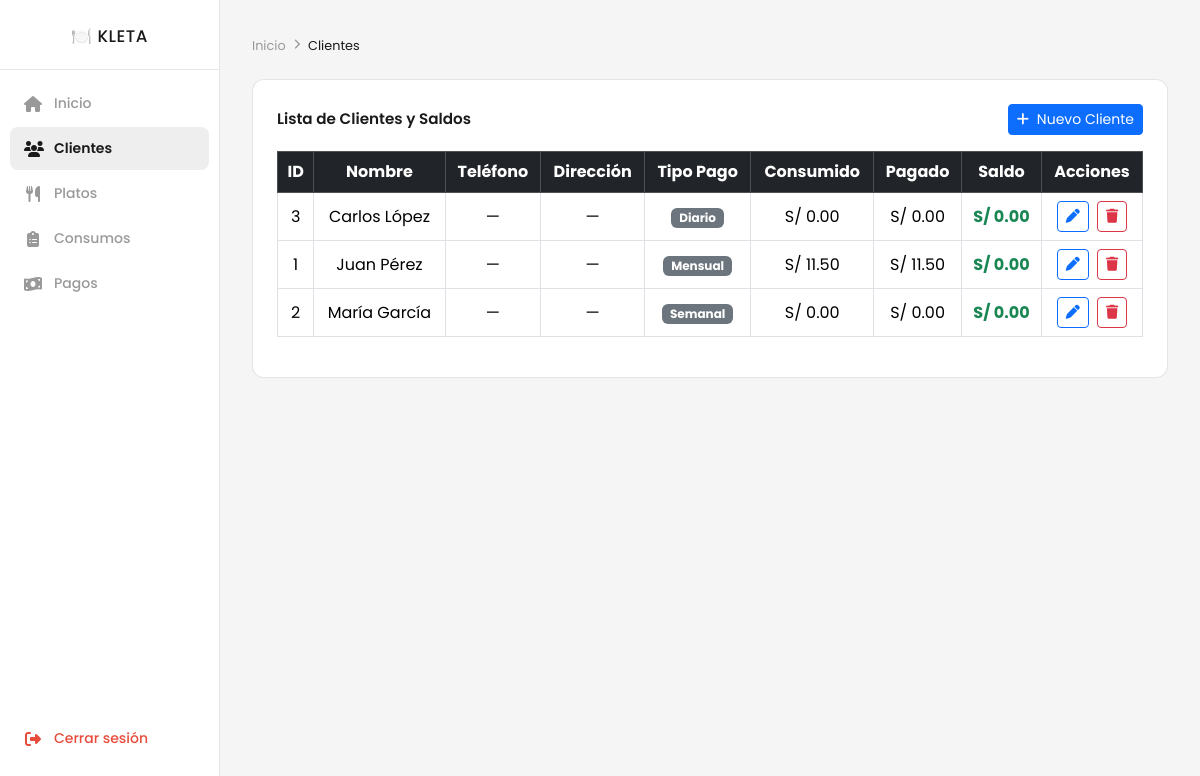
Before: /clientes (signed in) with the older database file.
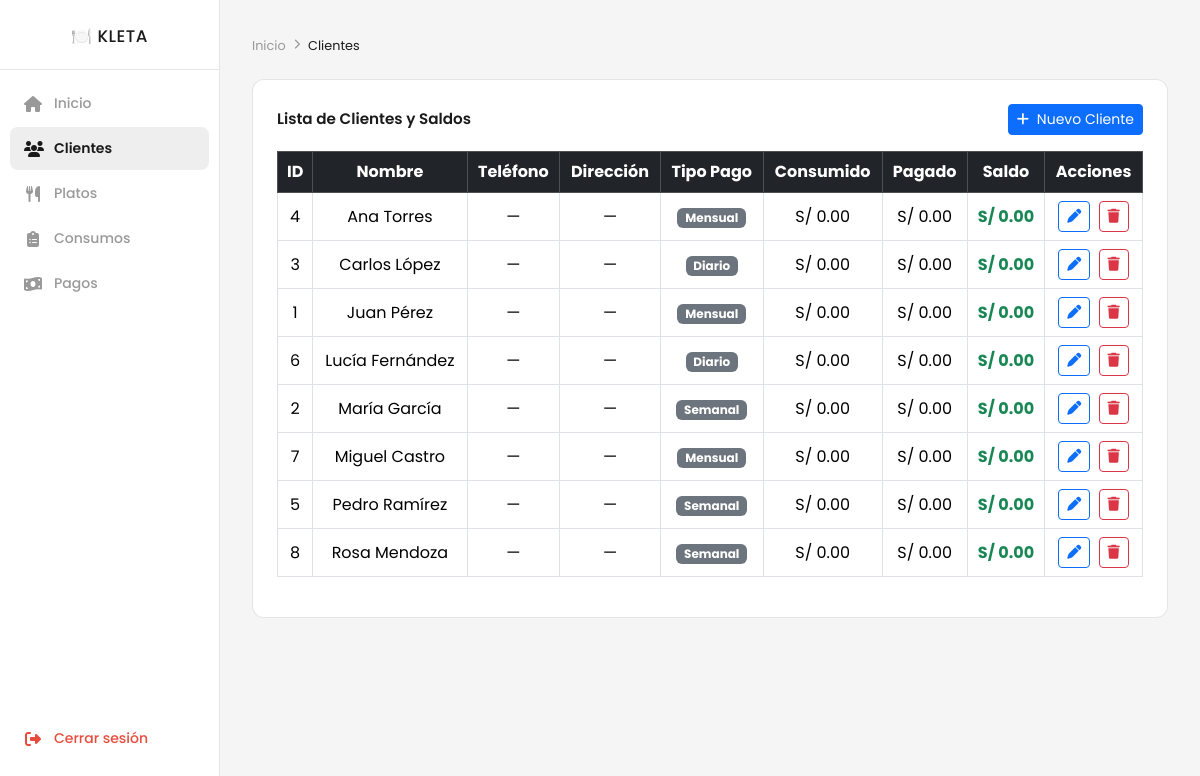
After: the same page with the newer database file.
### tables this page shows
CREATE TABLE clientes (
    id         INT AUTO_INCREMENT PRIMARY KEY,
    nombre     VARCHAR(100) NOT NULL,
    telefono   VARCHAR(15),
    direccion  VARCHAR(200),
    tipo_pago  ENUM('diario', 'semanal', 'mensual') NOT NULL DEFAULT 'diario',
    creado_en  TIMESTAMP DEFAULT CURRENT_TIMESTAMP
);

### app/core/Controller.php (called while the page is built, shortened)
<?php
class Controller {
    protected function view(string $vista, array $datos = []): void {
        extract($datos);
        require_once __DIR__ . '/../views/' . $vista . '.php';
    }
}

### app/controllers/ClientesController.php (called while the page is built, shortened)
<?php
require_once __DIR__ . '/../core/Controller.php';
require_once __DIR__ . '/../models/Cliente.php';
class ClientesController extends Controller {
    public function index(): void {
        $clientes = (new Cliente())->obtenerSaldos();
        $this->view('clientes/index', [
            'usuario'  => $_SESSION['usuario'],
            'clientes' => $clientes,
        ]);
    }
}

### app/core/Router.php (called while the page is built, shortened)
<?php
class Router {
    public function run(): void {
        $url = $_GET['url'] ?? '';
        $url = filter_var(trim($url, '/'), FILTER_SANITIZE_URL);
        $partes = explode('/', $url);
        $metodo = !empty($partes[1]) ? $partes[1] : 'index';
        $params  = array_slice($partes, 2);
        $controller = new $nombreController();
        $controller->$metodo(...$params);
    }
}

### app/core/App.php (called while the page is built, shortened)
<?php
require_once __DIR__ . '/Router.php';
class App {
    public function run(): void {
        $router = new Router();
        $router->run();
    }
}

### app/index.php (called while the page is built, shortened)
<?php
require_once __DIR__ . '/core/App.php';
(new App())->run();

### app/core/Database.php (called while the page is built)
<?php
class Database {
    private static ?PDO $connection = null;
    public static function getConnection(): PDO {
        if (self::$connection === null) {
            $dns = "mysql:host=" . DB_HOST . ";port=" . DB_PORT . ";dbname=" . DB_NAME . ";charset=utf8mb4";
            self::$connection = new PDO($dns, DB_USER, DB_PASS, [
                PDO::ATTR_ERRMODE            => PDO::ERRMODE_EXCEPTION,
                PDO::ATTR_DEFAULT_FETCH_MODE => PDO::FETCH_ASSOC,
            ]);
        }
        return self::$connection;
    }
}

### app/models/Cliente.php (called while the page is built, shortened)
<?php
require_once __DIR__ . '/../core/Database.php';
class Cliente {
    private PDO $db;
    public function __construct() {
        $this->db = Database::getConnection();
    }
    public function obtenerSaldos(): array {
        $sql = "
            SELECT
                c.id,
                c.nombre,
                c.tipo_pago,
                COALESCE(SUM(cn.cantidad * cn.precio_unit), 0)  AS total_consumido,
                COALESCE((SELECT SUM(p.monto) FROM pagos p WHERE p.cliente_id = c.id), 0) AS total_pagado,
                COALESCE(SUM(cn.cantidad * cn.precio_unit), 0)
                    - COALESCE((SELECT SUM(p.monto) FROM pagos p WHERE p.cliente_id = c.id), 0) AS saldo_pendiente
            FROM clientes c
            LEFT JOIN consumos cn ON cn.cliente_id = c.id
            GROUP BY c.id, c.nombre, c.tipo_pago
            ORDER BY c.nombre ASC
        ";
        $stmt = $this->db->prepare($sql);
        $stmt->execute();
        return $stmt->fetchAll();
    }
}

### app/views/clientes/index.php (the view, shortened to what this page needs)
<!DOCTYPE html>
<html lang="es">
<head>
    <link rel="stylesheet" href="https://cdnjs.cloudflare.com/ajax/libs/font-awesome/6.7.2/css/all.min.css">
    <link rel="stylesheet" href="https://cdn.jsdelivr.net/npm/bootstrap@5.3.8/dist/css/bootstrap.min.css">
    <link rel="stylesheet" href="<?php echo BASE_URL; ?>/public/css/dashboard.css">
</head>
<body>
<?php include __DIR__ . '/../layouts/sidebar.php'; ?>
<main>
    <nav class="breadcrumb">
        <span>Inicio</span>
        <i class="fa-solid fa-chevron-right"></i>
        <span id="breadcrumb-page">Clientes</span>
    </nav>
    <div class="main-content">
        <div class="d-flex justify-content-between align-items-center mb-3">
            <p class="mb-0">Lista de Clientes y Saldos</p>
            <a href="<?php echo BASE_URL; ?>/clientes/crear" class="btn btn-sm btn-primary">
                <i class="fa-solid fa-plus me-1"></i> Nuevo Cliente
            </a>
        </div>
        <div class="table-responsive">
            <?php if (empty($clientes)): ?>
                <p class="text-muted">No hay clientes registrados.</p>
            <?php else: ?>
                <table class="table table-bordered text-center align-middle">
                    <thead class="table-dark">
                        <tr>
                            <th>ID</th>
                            <th>Nombre</th>
                            <th>Teléfono</th>
                            <th>Dirección</th>
                            <th>Tipo Pago</th>
                            <th>Consumido</th>
                            <th>Pagado</th>
                            <th>Saldo</th>
                            <th>Acciones</th>
                        </tr>
                    </thead>
                    <tbody>
                        <?php foreach ($clientes as $c): ?>
                            <tr>
                                <td><?php echo $c['id']; ?></td>
                                <td><?php echo htmlspecialchars($c['nombre']); ?></td>
                                <td><?php echo htmlspecialchars($c['telefono'] ?? '—'); ?></td>
                                <td><?php echo htmlspecialchars($c['direccion'] ?? '—'); ?></td>
                                <td><span class="badge bg-secondary"><?php echo ucfirst($c['tipo_pago']); ?></span></td>
                                <td>S/ <?php echo number_format($c['total_consumido'], 2); ?></td>
                                <td>S/ <?php echo number_format($c['total_pagado'], 2); ?></td>
                                <td>
                                    <?php $saldo = $c['saldo_pendiente']; ?>
                                    <span class="fw-bold <?php echo $saldo > 0 ? 'text-danger' : 'text-success'; ?>">
                                        S/ <?php echo number_format($saldo, 2); ?>
                                    </span>
                                </td>
                                <td>
                                    <a href="<?php echo BASE_URL; ?>/clientes/editar/<?php echo $c['id']; ?>"
                                       class="btn btn-sm btn-outline-primary me-1">
                                        <i class="fa-solid fa-pen"></i>
                                    </a>
                                    <a href="<?php echo BASE_URL; ?>/clientes/eliminar/<?php echo $c['id']; ?>"
                                       class="btn btn-sm btn-outline-danger"
                                       onclick="return confirm('¿Eliminar este cliente?')">
                                        <i class="fa-solid fa-trash"></i>
                                    </a>
                                </td>
                            </tr>
                        <?php endforeach; ?>
                    </tbody>
                </table>
            <?php endif; ?>
        </div>
    </div>
</main>
</body>
</html>

### app/views/layouts/sidebar.php (shortened to what this page needs)
<?php
$rutaActual = explode('/', trim($_GET['url'] ?? 'dashboard', '/'))[0] ?: 'dashboard';
?>
<aside class="sidebar">
    <div class="sidebar-logo">🍽️ KLETA</div>
    <ul>
        <li>
            <a href="<?php echo BASE_URL; ?>/dashboard"
               class="<?php echo $rutaActual === 'dashboard' ? 'activo' : ''; ?>">
                <i class="fa-solid fa-house"></i>
                <span>Inicio</span>
            </a>
        </li>
        <li>
            <a href="<?php echo BASE_URL; ?>/clientes"
               class="<?php echo $rutaActual === 'clientes' ? 'activo' : ''; ?>">
                <i class="fa-solid fa-users"></i>
                <span>Clientes</span>
            </a>
        </li>
        <li>
            <a href="<?php echo BASE_URL; ?>/platos"
               class="<?php echo $rutaActual === 'platos' ? 'activo' : ''; ?>">
                <i class="fa-solid fa-utensils"></i>
                <span>Platos</span>
            </a>
        </li>
        <li>
            <a href="<?php echo BASE_URL; ?>/consumos"
               class="<?php echo $rutaActual === 'consumos' ? 'activo' : ''; ?>">
                <i class="fa-solid fa-clipboard-list"></i>
                <span>Consumos</span>
            </a>
        </li>
        <li>
            <a href="<?php echo BASE_URL; ?>/pagos"
               class="<?php echo $rutaActual === 'pagos' ? 'activo' : ''; ?>">
                <i class="fa-solid fa-money-bill-wave"></i>
                <span>Pagos</span>
            </a>
        </li>
        <li class="nav-logout">
            <a href="<?php echo BASE_URL; ?>/logout" id="btn-logout">
                <i class="fa-solid fa-right-from-bracket"></i>
                <span>Cerrar sesión</span>
            </a>
        </li>
    </ul>
</aside>

### public/css/dashboard.css (style rules this page uses)
* { margin: 0; padding: 0; box-sizing: border-box; }
:root { --bg: #f5f5f5; --text: #1a1a1a; --sidebar-w: 220px; --sidebar-bg: #ffffff; --sidebar-line: rgba(0, 0, 0, 0.1); --muted: #999; --accent: #4f46e5; --topbar-h: 56px; --danger: #e74c3c; }
body { font-family: 'Poppins', sans-serif; background-color: var(--bg); color: var(--text); }
.sidebar { position: fixed; top: 0; left: -100%; width: var(--sidebar-w); height: 100vh; background-color: var(--sidebar-bg); border-right: 1px solid var(--sidebar-line); display: flex; flex-direction: column; z-index: 160; transition: left 0.25s ease; padding: 24px 0; }
.sidebar-logo { padding: 0 20px 20px; font-size: 1.05rem; font-weight: 500; border-bottom: 1px solid var(--sidebar-line); margin-bottom: 12px; color: var(--text); letter-spacing: 0.5px; text-align: center; }
.sidebar ul { list-style: none; flex: 1; display: flex; flex-direction: column; gap: 2px; padding: 0 10px; }
.sidebar ul li a { display: flex; align-items: center; gap: 12px; padding: 11px 14px; text-decoration: none; color: var(--muted); font-size: 0.875rem; font-weight: 500; border-radius: 8px; transition: background 0.2s, color 0.2s; }
.sidebar ul li a i { font-size: 1rem; width: 18px; text-align: center; }
.sidebar ul li a.activo { background-color: #eeeeee; color: var(--text); font-weight: 600; }
.nav-logout { margin-top: auto; }
.nav-logout a { color: var(--danger) !important; }
main { margin-top: var(--topbar-h); padding: 28px 24px; min-height: 100vh; }
.breadcrumb { display: flex; align-items: center; gap: 8px; font-size: 0.8rem; color: var(--muted); margin-bottom: 24px; }
.breadcrumb i { font-size: 0.65rem; }
.main-content { background: #fff; border-radius: 12px; padding: 24px; border: 1px solid var(--sidebar-line); }
.main-content p { font-weight: 600; font-size: 0.95rem; margin-bottom: 16px; }
#breadcrumb-page { color: var(--text); }
@media (min-width: 768px) { .sidebar { left: 0; top: 0; } }
@media (min-width: 768px) { main { margin-top: 0; margin-left: var(--sidebar-w); padding: 36px 32px; } }

Changed rows visible on the page:
added clientes: id "4", nombre "Ana Torres", telefono "—", direccion "—", tipo_pago "Mensual", total_consumido "0.00", total_pagado "0.00", saldo "0.00"
computed for clientes "Juan Pérez": total_consumido "11.50" → "0.00"; total_pagado "11.50" → "0.00"
added clientes: id "6", nombre "Lucía Fernández", telefono "—", direccion "—", tipo_pago "Diario", total_consumido "0.00", total_pagado "0.00", saldo "0.00"
added clientes: id "7", nombre "Miguel Castro", telefono "—", direccion "—", tipo_pago "Mensual", total_consumido "0.00", total_pagado "0.00", saldo "0.00"
added clientes: id "5", nombre "Pedro Ramírez", telefono "—", direccion "—", tipo_pago "Semanal", total_consumido "0.00", total_pagado "0.00", saldo "0.00"
added clientes: id "8", nombre "Rosa Mendoza", telefono "—", direccion "—", tipo_pago "Semanal", total_consumido "0.00", total_pagado "0.00", saldo "0.00"
